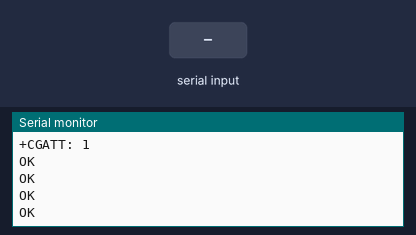
The sketch below on a simulated Arduino Uno, built with avr-gcc and run on an emulated ATmega328P. Shown: the last lines printed to the serial monitor. Inputs (shaded band) come from the test bench. The modem accepts every AT command (registered, SIM ready, sends succeed) and sends nothing else.

Above: at 9.4 s.
9.5 s: "1" received over the second serial link
At 11.1 s:
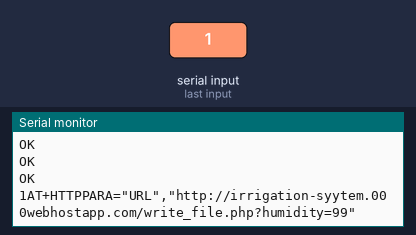
11.7 s: "0" received over the second serial link
At 13.8 s:
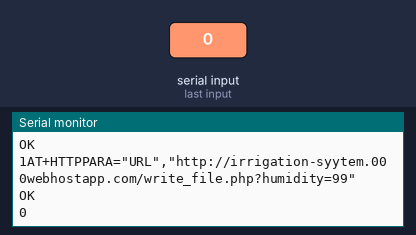

The sketch:

Gsm_code_test.ino
```cpp
#include <SoftwareSerial.h>
SoftwareSerial gprsSerial(8, 13);
int humidity = 99;
void setup()
{
  gprsSerial.begin(9600);
  Serial.begin(9600);

  Serial.println("Config SIM900...");
  delay(2000);
  Serial.println("Done!...");
  gprsSerial.flush();
  Serial.flush();

  // attach or detach from GPRS service
  gprsSerial.println("AT+CGATT?");
  delay(100);
  toSerial();


  // bearer settings
  gprsSerial.println("AT+SAPBR=3,1,\"CONTYPE\",\"GPRS\"");
  delay(2000);
  toSerial();

  // bearer settings
  gprsSerial.println("AT+SAPBR=3,1,\"APN\",\"bsnlnet\"");
  delay(2000);
  toSerial();

  // bearer settings
  gprsSerial.println("AT+SAPBR=1,1");
  delay(2000);
  toSerial();
}


void loop()
{
   // initialize http service
   gprsSerial.println("AT+HTTPINIT");
   delay(2000);
   toSerial();

   // set http param value
   String one = String("\"http://irrigation-syytem.000webhostapp.com/write_file.php?humidity=" + String(humidity) );
   String apiQuery = String(one + "\"");
   String AtQuery = String("AT+HTTPPARA=\"URL\"," + apiQuery);
//   Serial.println(url);
//   Serial.println(AtQuery);

  char url[180];
  sprintf(url,"AT+HTTPPARA=\"URL\",\"http://irrigation-syytem.000webhostapp.com/write_file.php?humidity=%d\"",humidity);
  Serial.println(url);


//   gprsSerial.println("AT+HTTPPARA=\"URL\",\"http://irrigation-syytem.000webhostapp.com/write_file.php?humidity=555\"");
   gprsSerial.println(url);
//   gprsSerial.print(humidity);
//   gprsSerial.print("\"");
   delay(2000);
   toSerial();

   // set http action type 0 = GET, 1 = POST, 2 = HEAD
   gprsSerial.println("AT+HTTPACTION=0");
   delay(6000);
   toSerial();

   // read server response
   gprsSerial.println("AT+HTTPREAD");
   delay(1000);
   toSerial();

   gprsSerial.println("");
   gprsSerial.println("AT+HTTPTERM");
   toSerial();
   delay(300);

    Serial.print("Api called");
   gprsSerial.println("");
   delay(10000);

}

void toSerial(){
  while(gprsSerial.available()!=0){
    Serial.write(gprsSerial.read());
  }
}


//
//###correction according to stackoverflow:::::####
//int readpin = 4;
//byte pinValue;
//
//void loop()
//{
//   // initialize http service
//   gprsSerial.println("AT+HTTPINIT");
//   delay(2000);
//   toSerial();
//
//   pinValue = digitalread(readpin);
//
//   // set http param value
//   gprsSerial.println("AT+HTTPPARA=\"URL\",\"http://www.oniee.com/new.php?sensor1="" + pinValue + ""\"");
//   delay(2000);
//   toSerial();
//
//   ...
```

Measured:
- after the input at 9.5 s, the serial monitor: prints a new line after 0.72 s (image 1)
- after the input at 11.7 s, the serial monitor: prints a new line after 0.65 s (image 2)
